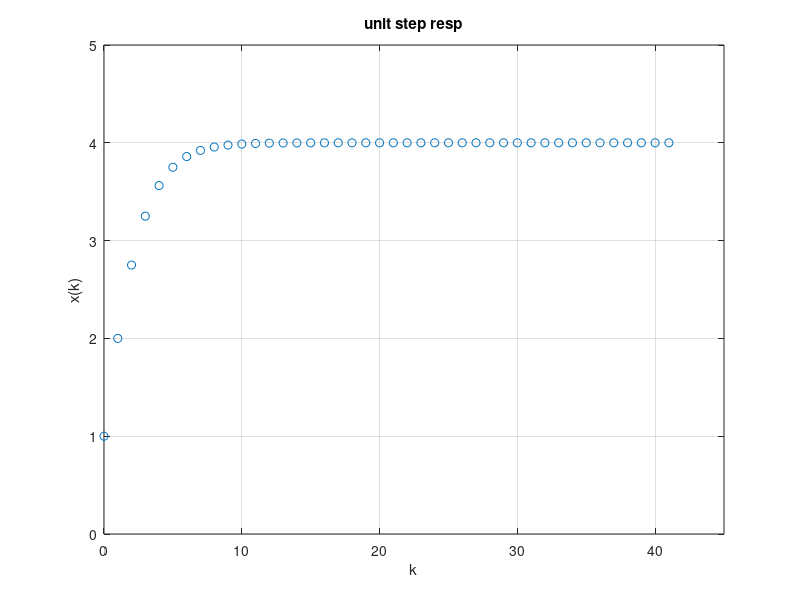

Write MATLAB code to recreate this figure.
%-- computationally solving a difference equation
%-- with a unit step response

%-- Original difference equation:
% x(k+2)-x(k+1)+0.25x(k)=u(k+2)

num = [1 0 0 0];
den = [1 -2 1.25 -0.25];

u = [1 zeros(1,41)];

x = filter(num,den,u);

%-- the columns 1 to 42 show increasing values from 1.0 flattening at 4.0
%-- let's graph this

%%u = ones(1,41);
v = [0 40 0 5];
axis(v);
k = 0:41;
%%x = filter(num,den,u);
plot(k,x,'o');
grid
title('unit step resp')
xlabel('k')
ylabel('x(k)')
axis([0 45 0 5])